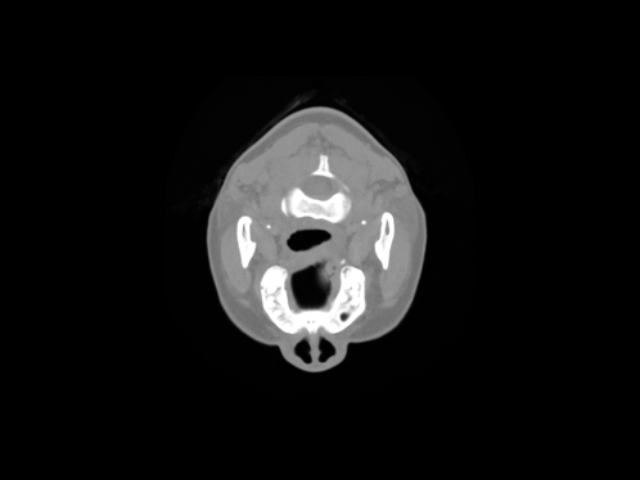

Source code (Python):
#!/usr/bin/env python

# Display a 2D axial slice from a 3D CT head volume using the standard
# rendering pipeline with vtkImageMapToColors and vtkImageActor.

import os
from pathlib import Path

# Factory overrides: importing these modules registers the OpenGL rendering
# and interaction style implementations for vtkRenderingCore factory classes.
import vtkmodules.vtkInteractionStyle  # noqa: F401
import vtkmodules.vtkRenderingOpenGL2  # noqa: F401

# VTK pipeline classes used in this example
from vtkmodules.vtkCommonCore import vtkLookupTable
from vtkmodules.vtkIOImage import vtkMetaImageReader
from vtkmodules.vtkImagingCore import vtkImageMapToColors
from vtkmodules.vtkRenderingCore import (
    vtkImageActor,
    vtkRenderWindow,
    vtkRenderWindowInteractor,
    vtkRenderer,
)

# Data directory: defaults to the folder containing this script
data_dir = Path(os.environ.get("VPE_DATA_DIR", Path(__file__).parent))

# Reader: load the 3D CT head volume
reader = vtkMetaImageReader()
reader.SetFileName(str(data_dir / "FullHead.mhd"))
reader.Update()

# LookupTable: grayscale mapping for CT intensity values
grayscale_lut = vtkLookupTable()
grayscale_lut.SetTableRange(0, 2000)
grayscale_lut.SetSaturationRange(0, 0)
grayscale_lut.SetHueRange(0, 0)
grayscale_lut.SetValueRange(0, 1)
grayscale_lut.Build()

# ColorMap: map scalar values to grayscale colors
color_map = vtkImageMapToColors()
color_map.SetInputConnection(reader.GetOutputPort())
color_map.SetLookupTable(grayscale_lut)
color_map.Update()

# ImageActor: display the middle axial slice
extent = reader.GetOutput().GetExtent()
mid_slice = (extent[4] + extent[5]) // 2

image_actor = vtkImageActor()
image_actor.GetMapper().SetInputConnection(color_map.GetOutputPort())
image_actor.SetDisplayExtent(extent[0], extent[1], extent[2], extent[3], mid_slice, mid_slice)
image_actor.ForceOpaqueOn()

# Renderer: assemble the scene
renderer = vtkRenderer()
renderer.AddActor(image_actor)
renderer.SetBackground(0.0, 0.0, 0.0)

# Window: display the rendered scene
render_window = vtkRenderWindow()
render_window.AddRenderer(renderer)
render_window.SetWindowName("slice viewer")
render_window.SetMultiSamples(0)
render_window.SetSize(640, 480)

# Interactor: handle mouse and keyboard events
interactor = vtkRenderWindowInteractor()
interactor.SetRenderWindow(render_window)

# Scene: configure the camera
renderer.ResetCamera()

render_window.Render()
interactor.Initialize()
interactor.Start()
